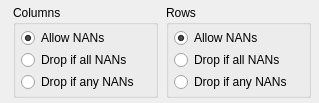
<?xml version="1.0" encoding="UTF-8"?>
<ui version="4.0">
 <class>NanHandlerHorizontal</class>
 <widget class="QWidget" name="NanHandlerHorizontal">
  <property name="geometry">
   <rect>
    <x>0</x>
    <y>0</y>
    <width>319</width>
    <height>103</height>
   </rect>
  </property>
  <property name="sizePolicy">
   <sizepolicy hsizetype="Fixed" vsizetype="Fixed">
    <horstretch>0</horstretch>
    <verstretch>0</verstretch>
   </sizepolicy>
  </property>
  <property name="windowTitle">
   <string>Form</string>
  </property>
  <layout class="QVBoxLayout" name="verticalLayout_5">
   <property name="topMargin">
    <number>5</number>
   </property>
   <property name="rightMargin">
    <number>5</number>
   </property>
   <property name="bottomMargin">
    <number>5</number>
   </property>
   <item>
    <layout class="QHBoxLayout" name="horizontalLayout">
     <item>
      <widget class="QGroupBox" name="column_groupBox">
       <property name="sizePolicy">
        <sizepolicy hsizetype="Fixed" vsizetype="Fixed">
         <horstretch>0</horstretch>
         <verstretch>0</verstretch>
        </sizepolicy>
       </property>
       <property name="minimumSize">
        <size>
         <width>145</width>
         <height>93</height>
        </size>
       </property>
       <property name="title">
        <string>Columns</string>
       </property>
       <layout class="QVBoxLayout" name="verticalLayout_2">
        <property name="leftMargin">
         <number>5</number>
        </property>
        <property name="topMargin">
         <number>5</number>
        </property>
        <property name="rightMargin">
         <number>5</number>
        </property>
        <property name="bottomMargin">
         <number>5</number>
        </property>
        <item>
         <layout class="QVBoxLayout" name="verticalLayout_3">
          <item>
           <widget class="QRadioButton" name="column_allow_nans">
            <property name="text">
             <string>Allow NANs</string>
            </property>
            <property name="checked">
             <bool>true</bool>
            </property>
            <attribute name="buttonGroup">
             <string notr="true">col_buttonGroup</string>
            </attribute>
           </widget>
          </item>
          <item>
           <widget class="QRadioButton" name="column_drop_if_all_nans_radioButton">
            <property name="text">
             <string>Drop if all NANs</string>
            </property>
            <attribute name="buttonGroup">
             <string notr="true">col_buttonGroup</string>
            </attribute>
           </widget>
          </item>
          <item>
           <widget class="QRadioButton" name="column_drop_if_any_nans_radioButton">
            <property name="text">
             <string>Drop if any NANs</string>
            </property>
            <attribute name="buttonGroup">
             <string notr="true">col_buttonGroup</string>
            </attribute>
           </widget>
          </item>
         </layout>
        </item>
       </layout>
      </widget>
     </item>
     <item>
      <widget class="QGroupBox" name="row_groupBox">
       <property name="sizePolicy">
        <sizepolicy hsizetype="Fixed" vsizetype="Fixed">
         <horstretch>0</horstretch>
         <verstretch>0</verstretch>
        </sizepolicy>
       </property>
       <property name="minimumSize">
        <size>
         <width>145</width>
         <height>93</height>
        </size>
       </property>
       <property name="title">
        <string>Rows</string>
       </property>
       <layout class="QVBoxLayout" name="verticalLayout_4">
        <property name="leftMargin">
         <number>5</number>
        </property>
        <property name="topMargin">
         <number>5</number>
        </property>
        <property name="rightMargin">
         <number>5</number>
        </property>
        <property name="bottomMargin">
         <number>5</number>
        </property>
        <item>
         <layout class="QVBoxLayout" name="verticalLayout">
          <item>
           <widget class="QRadioButton" name="row_allow_nans">
            <property name="text">
             <string>Allow NANs</string>
            </property>
            <property name="checked">
             <bool>true</bool>
            </property>
            <attribute name="buttonGroup">
             <string notr="true">row_buttonGroup</string>
            </attribute>
           </widget>
          </item>
          <item>
           <widget class="QRadioButton" name="row_drop_if_all_nans_radioButton">
            <property name="text">
             <string>Drop if all NANs</string>
            </property>
            <attribute name="buttonGroup">
             <string notr="true">row_buttonGroup</string>
            </attribute>
           </widget>
          </item>
          <item>
           <widget class="QRadioButton" name="row_drop_if_any_nans_radioButton">
            <property name="text">
             <string>Drop if any NANs</string>
            </property>
            <attribute name="buttonGroup">
             <string notr="true">row_buttonGroup</string>
            </attribute>
           </widget>
          </item>
         </layout>
        </item>
       </layout>
      </widget>
     </item>
    </layout>
   </item>
  </layout>
 </widget>
 <resources/>
 <connections/>
 <buttongroups>
  <buttongroup name="col_buttonGroup"/>
  <buttongroup name="row_buttonGroup"/>
 </buttongroups>
</ui>
